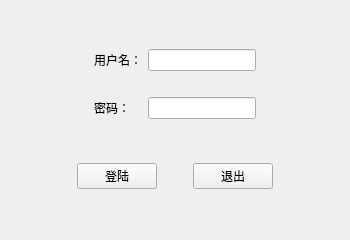
<?xml version="1.0" encoding="UTF-8"?>
<ui version="4.0">
    <class>MainWindow</class>
    <widget class="QMainWindow" name="MainWindow">
        <property name="geometry">
            <rect>
                <x>0</x>
                <y>0</y>
                <width>350</width>
                <height>240</height>
            </rect>
        </property>
        <property name="minimumSize">
            <size>
                <width>350</width>
                <height>240</height>
            </size>
        </property>
        <property name="maximumSize">
            <size>
                <width>350</width>
                <height>240</height>
            </size>
        </property>
        <property name="windowTitle">
            <string>登陆窗口</string>
        </property>
        <widget class="QWidget" name="centralWidget">
            <layout class="QVBoxLayout" name="verticalLayout">
                <item>
                    <widget class="QWidget" name="widget" native="true">
                        <property name="sizePolicy">
                            <sizepolicy hsizetype="Preferred" vsizetype="Fixed">
                                <horstretch>0</horstretch>
                                <verstretch>0</verstretch>
                            </sizepolicy>
                        </property>
                        <layout class="QGridLayout" name="gridLayout">
                            <property name="leftMargin">
                                <number>0</number>
                            </property>
                            <property name="topMargin">
                                <number>0</number>
                            </property>
                            <property name="rightMargin">
                                <number>0</number>
                            </property>
                            <property name="bottomMargin">
                                <number>0</number>
                            </property>
                            <item row="0" column="1">
                                <widget class="QLabel" name="label">
                                    <property name="text">
                                        <string>用户名：</string>
                                    </property>
                                </widget>
                            </item>
                            <item row="0" column="2">
                                <widget class="QLineEdit" name="lineEdit"/>
                            </item>
                            <item row="2" column="1">
                                <widget class="QLabel" name="label_2">
                                    <property name="text">
                                        <string>密码：</string>
                                    </property>
                                </widget>
                            </item>
                            <item row="2" column="2">
                                <widget class="QLineEdit" name="lineEdit_2">
                                    <property name="echoMode">
                                        <enum>QLineEdit::Password</enum>
                                    </property>
                                </widget>
                            </item>
                            <item row="0" column="3">
                                <spacer name="horizontalSpacer_5">
                                    <property name="orientation">
                                        <enum>Qt::Horizontal</enum>
                                    </property>
                                    <property name="sizeHint" stdset="0">
                                        <size>
                                            <width>40</width>
                                            <height>20</height>
                                        </size>
                                    </property>
                                </spacer>
                            </item>
                            <item row="0" column="0">
                                <spacer name="horizontalSpacer_4">
                                    <property name="orientation">
                                        <enum>Qt::Horizontal</enum>
                                    </property>
                                    <property name="sizeHint" stdset="0">
                                        <size>
                                            <width>40</width>
                                            <height>20</height>
                                        </size>
                                    </property>
                                </spacer>
                            </item>
                            <item row="1" column="1">
                                <spacer name="verticalSpacer">
                                    <property name="orientation">
                                        <enum>Qt::Vertical</enum>
                                    </property>
                                    <property name="sizeHint" stdset="0">
                                        <size>
                                            <width>20</width>
                                            <height>20</height>
                                        </size>
                                    </property>
                                </spacer>
                            </item>
                        </layout>
                    </widget>
                </item>
                <item>
                    <widget class="QWidget" name="widget_3" native="true">
                        <property name="sizePolicy">
                            <sizepolicy hsizetype="Preferred" vsizetype="Fixed">
                                <horstretch>0</horstretch>
                                <verstretch>0</verstretch>
                            </sizepolicy>
                        </property>
                        <layout class="QHBoxLayout" name="horizontalLayout_4">
                            <property name="leftMargin">
                                <number>0</number>
                            </property>
                            <property name="topMargin">
                                <number>0</number>
                            </property>
                            <property name="rightMargin">
                                <number>0</number>
                            </property>
                            <property name="bottomMargin">
                                <number>0</number>
                            </property>
                            <item>
                                <spacer name="horizontalSpacer">
                                    <property name="orientation">
                                        <enum>Qt::Horizontal</enum>
                                    </property>
                                    <property name="sizeHint" stdset="0">
                                        <size>
                                            <width>40</width>
                                            <height>20</height>
                                        </size>
                                    </property>
                                </spacer>
                            </item>
                            <item>
                                <widget class="QPushButton" name="pushButton">
                                    <property name="text">
                                        <string>登陆</string>
                                    </property>
                                </widget>
                            </item>
                            <item>
                                <spacer name="horizontalSpacer_3">
                                    <property name="orientation">
                                        <enum>Qt::Horizontal</enum>
                                    </property>
                                    <property name="sizeType">
                                        <enum>QSizePolicy::Fixed</enum>
                                    </property>
                                    <property name="sizeHint" stdset="0">
                                        <size>
                                            <width>30</width>
                                            <height>20</height>
                                        </size>
                                    </property>
                                </spacer>
                            </item>
                            <item>
                                <widget class="QPushButton" name="pushButton_2">
                                    <property name="text">
                                        <string>退出</string>
                                    </property>
                                </widget>
                            </item>
                            <item>
                                <spacer name="horizontalSpacer_2">
                                    <property name="orientation">
                                        <enum>Qt::Horizontal</enum>
                                    </property>
                                    <property name="sizeHint" stdset="0">
                                        <size>
                                            <width>40</width>
                                            <height>20</height>
                                        </size>
                                    </property>
                                </spacer>
                            </item>
                        </layout>
                    </widget>
                </item>
            </layout>
        </widget>
    </widget>
    <layoutdefault spacing="6" margin="11"/>
    <resources/>
    <connections/>
</ui>
